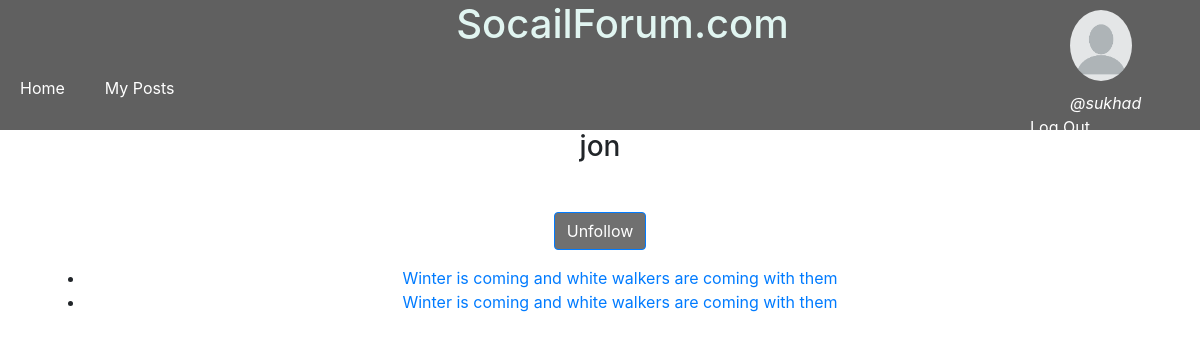
/profiles/jon/ (signed in), run on the app's committed database.
### posts/models.py (models this page shows, shortened)
class Post(models.Model):
	title		=models.CharField(max_length=200)
	text		=models.TextField()
	user 		=models.ForeignKey(User,default=1)
	image		=models.ImageField(blank=True,null=True,upload_to="image/Post")
	upvotes		=models.IntegerField(default=0)
	slug		=models.SlugField(null=True,blank=True)
	timestamp	=models.DateTimeField(auto_now_add=True)
	updated		=models.DateTimeField(auto_now=True)

### profiles/views.py (the view)
# urls.py: url(r'^(?P<username>[\w-]+)/$',ProfileDetailView.as_view(),name="user_detail"),
class ProfileDetailView(DetailView):
	template_name='profiles/user_detail.html'
	def get_object(self):
		username=self.kwargs.get("username")
		if username is None:
			raise Http404
		return get_object_or_404(User,username__iexact=username,is_active=True)
	def get_context_data(self,*args,**kwargs):
		context=super(ProfileDetailView,self).get_context_data(*args,**kwargs)
		user=context['user']
		is_following=False
		if user.profile in self.request.user.is_following.all():
			is_following=True
			context['is_following']=is_following
		return context

### profiles/templates/profiles/user_detail.html (shortened to what this page needs)
{% extends "base.html" %}
	{% block content %}
	<h3>{{user.username}}</h3><br>
	<p>
		{% include 'profiles/snippets/follow_snippet.html' with username=user.username is_following=is_following %}
	</p>
		<ul>
			{% for post in user.post_set.all %}
				<li>
					<a href="{% url 'posts:details' slug=post.slug %}">{{post.title}}</a>
				</li>
			{% endfor %}
		</ul>
	{% endblock content %}

### templates/snippets/header.html (shortened to what this page needs)
{%  load static %}
<div class="topnav" style="background-color: #606060" >
<div class="row">
<div class="col">
<div style="text-align: center;">
<h1 style="color: #E1F5F1;margin-left: 250px" >SocailForum.com</h1>
</div>
<div class="nav">
		<a  style=" text-decoration: none;padding: 20px; color: white" href="{% url 'home' %}"> Home </a>
		<a style="text-decoration: none;padding:20px; color: white"  href="{% url 'posts:my_posts'  %}">My Posts</a>
	</div>
</div>
<div class="col-sm-2">
	{% if request.user.is_authenticated %}
<div class="row" style="height:70%">
	<img  src='{% static "profiles/profile.png" %}' class="rounded-circle"  alt="my img" style="width: 40%;height: 100% ; padding: 10px;margin-right: 20px;margin-left: 50px">
</div>
<div class="row" >
<i style="color: #FFF;margin-left: 60px;	" > @{{request.user.username}}</i>
<a  style="margin-left: 20px;color: white" href="{% url 'login' %}" >Log Out</a>
{%else%}
<div style="align-self: center;">
	<a  style="padding:20px; color: white ; float: right" href="{% url 'login' %}"> Login </a>
</div>
{% endif %}
</div>
</div>
</div>
</div>

### data on the page
Post: title "Winter is coming and white walkers are coming with them"
Post: title "Winter is coming and white walkers are coming with them"

### other printed values
{{ request.user.username }} "sukhad"
{{ user.username }} "jon"
